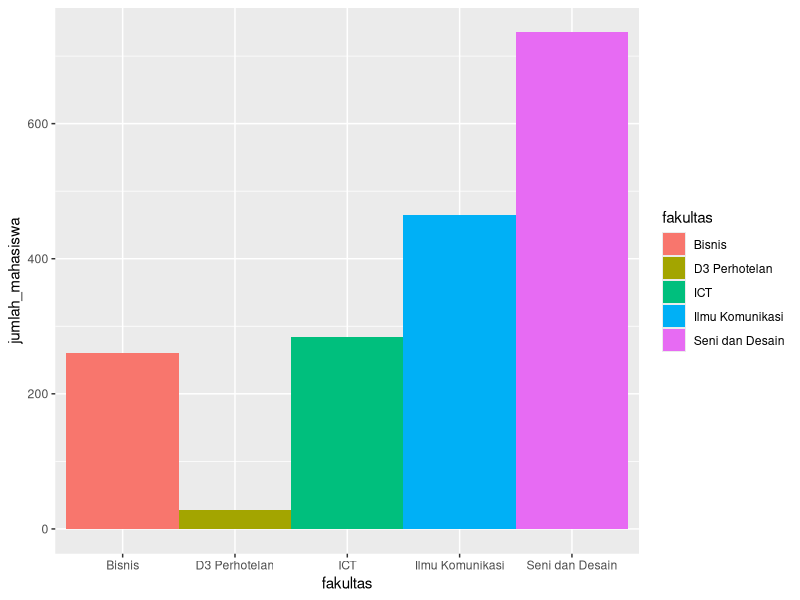

The R source for this figure:
fakultas <- c("Bisnis", "D3 Perhotelan", "ICT", "Ilmu Komunikasi", "Seni dan Desain")
jumlah_mahasiswa <- c(260, 28, 284, 465, 735)
akreditasi <- c("A","A","B","A","A")

info_mahasiswa <- data.frame(fakultas, jumlah_mahasiswa, akreditasi)
info_mahasiswa

library("ggplot2")

#Make graph
gambar <- ggplot(info_mahasiswa, aes(x=fakultas, y=jumlah_mahasiswa, fill=fakultas))
gambar <- gambar + geom_bar(width=1, stat="identity")
gambar
